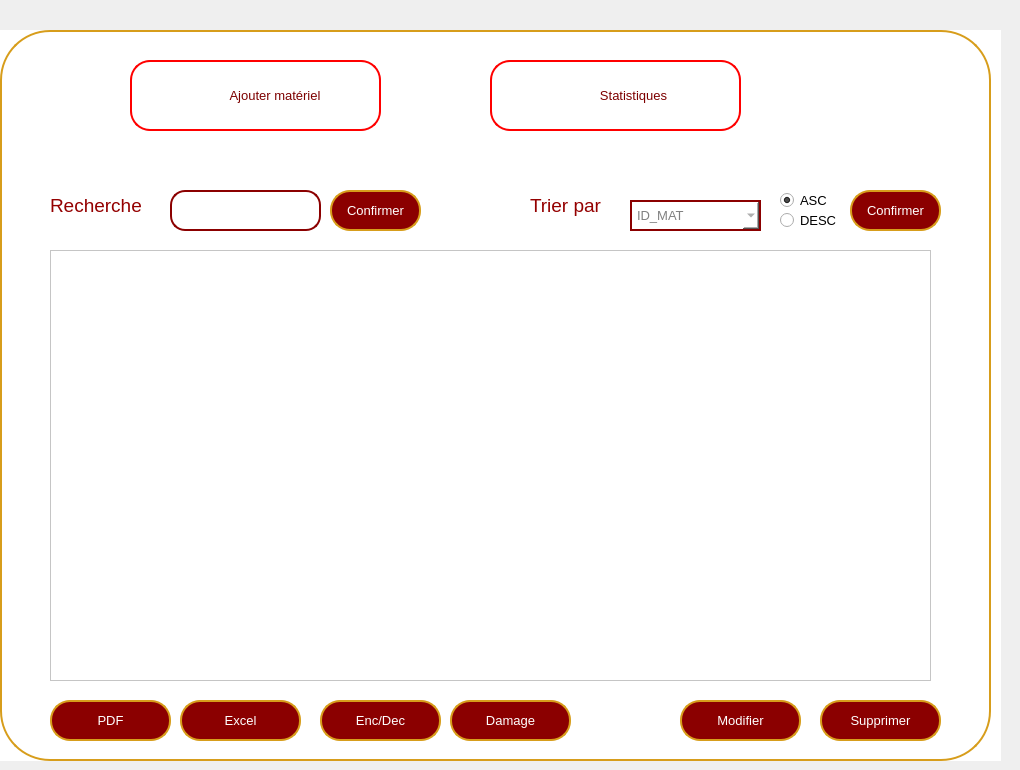
    <widget class="QWidget" name="listematpage">
     <widget class="QWidget" name="widget_2" native="true">
      <property name="geometry">
       <rect>
        <x>-10</x>
        <y>30</y>
        <width>1011</width>
        <height>731</height>
       </rect>
      </property>
      <property name="font">
       <font>
        <pointsize>10</pointsize>
       </font>
      </property>
      <property name="styleSheet">
       <string notr="true">background-color: rgb(255, 255, 255);</string>
      </property>
      <widget class="QPushButton" name="pushButton_14">
       <property name="geometry">
        <rect>
         <x>10</x>
         <y>0</y>
         <width>991</width>
         <height>731</height>
        </rect>
       </property>
       <property name="styleSheet">
        <string notr="true">QPushButton {
    background-color: white;
    color: darkred;
    border: 2px solid rgb(215, 157, 27);
    border-radius: 50px;
    padding: 10px; 
}
</string>
       </property>
       <property name="text">
        <string/>
       </property>
      </widget>
      <widget class="QLineEdit" name="searchMat">
       <property name="geometry">
        <rect>
         <x>180</x>
         <y>160</y>
         <width>151</width>
         <height>41</height>
        </rect>
       </property>
       <property name="styleSheet">
        <string notr="true">QLineEdit {
    border: 2px solid darkred;
    border-radius: 15px; /* Make it larger for a circular shape */
    padding: 5px; /* Adjust as needed */
    color: grey;
}

QLineEdit:focus {
    border: 2px solid darkred;
    border-radius: 15px; /* Make it larger for a circular shape */
    padding: 5px; /* Adjust as needed */
    color: grey;
}</string>
       </property>
       <property name="text">
        <string/>
       </property>
      </widget>
      <widget class="QLabel" name="label_6">
       <property name="geometry">
        <rect>
         <x>540</x>
         <y>160</y>
         <width>91</width>
         <height>31</height>
        </rect>
       </property>
       <property name="font">
        <font>
         <pointsize>14</pointsize>
        </font>
       </property>
       <property name="styleSheet">
        <string notr="true">color: rgb(148, 0, 0);</string>
       </property>
       <property name="text">
        <string>Trier par</string>
       </property>
      </widget>
      <widget class="QPushButton" name="pdfMatExp">
       <property name="geometry">
        <rect>
         <x>60</x>
         <y>670</y>
         <width>121</width>
         <height>41</height>
        </rect>
       </property>
       <property name="styleSheet">
        <string notr="true">QPushButton {
    background-color: darkred;
    color: white;
    border: 2px solid rgb(215, 157, 27);
    border-radius: 20px; 
    padding: 10px; 
}

QPushButton:hover {
    background-color: rgb(215, 157, 27); 
}

QLineEdit {
    border: 2px solid darkred;
    border-radius: 15px; 
    padding: 5px; 
    color: white;
}

QLineEdit:focus {
    border: 2px solid darkred;
    border-radius: 15px; 
    padding: 5px; 
    color: white;
}
</string>
       </property>
       <property name="text">
        <string>PDF</string>
       </property>
      </widget>
      <widget class="QTableView" name="TabaffichageMat">
       <property name="geometry">
        <rect>
         <x>60</x>
         <y>220</y>
         <width>881</width>
         <height>431</height>
        </rect>
       </property>
       <property name="selectionBehavior">
        <enum>QAbstractItemView::SelectRows</enum>
       </property>
       <property name="sortingEnabled">
        <bool>false</bool>
       </property>
      </widget>
      <widget class="QPushButton" name="AjoutMat">
       <property name="geometry">
        <rect>
         <x>140</x>
         <y>30</y>
         <width>251</width>
         <height>71</height>
        </rect>
       </property>
       <property name="font">
        <font>
         <family>MS Shell Dlg 2</family>
         <pointsize>10</pointsize>
         <weight>50</weight>
         <italic>false</italic>
         <bold>false</bold>
        </font>
       </property>
       <property name="styleSheet">
        <string notr="true">QPushButton {
    background-color: white;
    color: rgb(125, 0, 0);
    border: 2px solid rgb(255, 0, 0); 
    border-radius: 20px; 
    padding: 10px; 
    transition: background-color 0.3s, color 0.3s; 
}
QPushButton:hover {
    background-color: rgb(215, 157, 27);
    color: white;
    border: 4px solid rgb(215, 157, 27); 
    outline: none; 
}</string>
       </property>
       <property name="text">
        <string>           Ajouter matériel</string>
       </property>
       <property name="icon">
        <iconset>
         <normaloff>../780575.png</normaloff>../780575.png</iconset>
       </property>
       <property name="iconSize">
        <size>
         <width>100</width>
         <height>50</height>
        </size>
       </property>
      </widget>
      <widget class="QPushButton" name="StatsMat">
       <property name="geometry">
        <rect>
         <x>500</x>
         <y>30</y>
         <width>251</width>
         <height>71</height>
        </rect>
       </property>
       <property name="font">
        <font>
         <family>MS Shell Dlg 2</family>
         <pointsize>10</pointsize>
         <weight>50</weight>
         <italic>false</italic>
         <bold>false</bold>
        </font>
       </property>
       <property name="styleSheet">
        <string notr="true">QPushButton {
    background-color: white;
    color: rgb(125, 0, 0);
    border: 2px solid rgb(255, 0, 0); 
    border-radius: 20px; 
    padding: 10px; 
    transition: background-color 0.3s, color 0.3s; 
}
QPushButton:hover {
    background-color: rgb(215, 157, 27);
    color: white;
    border: 4px solid rgb(215, 157, 27); 
    outline: none; 
}</string>
       </property>
       <property name="text">
        <string>          Statistiques</string>
       </property>
       <property name="icon">
        <iconset>
         <normaloff>../780575.png</normaloff>../780575.png</iconset>
       </property>
       <property name="iconSize">
        <size>
         <width>100</width>
         <height>50</height>
        </size>
       </property>
      </widget>
      <widget class="QLabel" name="label_9">
       <property name="enabled">
        <bool>true</bool>
       </property>
       <property name="geometry">
        <rect>
         <x>170</x>
         <y>40</y>
         <width>51</width>
         <height>51</height>
        </rect>
       </property>
       <property name="styleSheet">
        <string notr="true">background-color: transparent;</string>
       </property>
       <property name="text">
        <string/>
       </property>
       <property name="pixmap">
        <pixmap resource="src.qrc">:/src/icons8-plus-50.png</pixmap>
       </property>
       <property name="scaledContents">
        <bool>true</bool>
       </property>
      </widget>
      <widget class="QLabel" name="label_10">
       <property name="enabled">
        <bool>true</bool>
       </property>
       <property name="geometry">
        <rect>
         <x>530</x>
         <y>40</y>
         <width>61</width>
         <height>51</height>
        </rect>
       </property>
       <property name="styleSheet">
        <string notr="true">background-color: transparent;</string>
       </property>
       <property name="frameShadow">
        <enum>QFrame::Plain</enum>
       </property>
       <property name="text">
        <string/>
       </property>
       <property name="pixmap">
        <pixmap resource="src.qrc">:/src/243987.png</pixmap>
       </property>
       <property name="scaledContents">
        <bool>true</bool>
       </property>
      </widget>
      <widget class="QPushButton" name="ExcelmAT">
       <property name="geometry">
        <rect>
         <x>190</x>
         <y>670</y>
         <width>121</width>
         <height>41</height>
        </rect>
       </property>
       <property name="styleSheet">
        <string notr="true">QPushButton {
    background-color: darkred;
    color: white;
    border: 2px solid rgb(215, 157, 27);
    border-radius: 20px; 
    padding: 10px; 
}

QPushButton:hover {
    background-color: rgb(215, 157, 27); 
}

QLineEdit {
    border: 2px solid darkred;
    border-radius: 15px; 
    padding: 5px; 
    color: white;
}

QLineEdit:focus {
    border: 2px solid darkred;
    border-radius: 15px; 
    padding: 5px; 
    color: white;
}
</string>
       </property>
       <property name="text">
        <string>Excel</string>
       </property>
      </widget>
      <widget class="QPushButton" name="suppressionmateriel">
       <property name="geometry">
        <rect>
         <x>830</x>
         <y>670</y>
         <width>121</width>
         <height>41</height>
        </rect>
       </property>
       <property name="styleSheet">
        <string notr="true">QPushButton {
    background-color: darkred;
    color: white;
    border: 2px solid rgb(215, 157, 27);
    border-radius: 20px; 
    padding: 10px; 
}

QPushButton:hover {
    background-color: rgb(215, 157, 27); 
}

QLineEdit {
    border: 2px solid darkred;
    border-radius: 15px; 
    padding: 5px; 
    color: white;
}

QLineEdit:focus {
    border: 2px solid darkred;
    border-radius: 15px; 
    padding: 5px; 
    color: white;
}
</string>
       </property>
       <property name="text">
        <string>Supprimer</string>
       </property>
      </widget>
      <widget class="QPushButton" name="ModifMat">
       <property name="geometry">
        <rect>
         <x>690</x>
         <y>670</y>
         <width>121</width>
         <height>41</height>
        </rect>
       </property>
       <property name="styleSheet">
        <string notr="true">QPushButton {
    background-color: darkred;
    color: white;
    border: 2px solid rgb(215, 157, 27);
    border-radius: 20px; 
    padding: 10px; 
}

QPushButton:hover {
    background-color: rgb(215, 157, 27); 
}

QLineEdit {
    border: 2px solid darkred;
    border-radius: 15px; 
    padding: 5px; 
    color: white;
}

QLineEdit:focus {
    border: 2px solid darkred;
    border-radius: 15px; 
    padding: 5px; 
    color: white;
}
</string>
       </property>
       <property name="text">
        <string>Modifier</string>
       </property>
      </widget>
      <widget class="QPushButton" name="filtrerMat">
       <property name="geometry">
        <rect>
         <x>860</x>
         <y>160</y>
         <width>91</width>
         <height>41</height>
        </rect>
       </property>
       <property name="styleSheet">
        <string notr="true">QPushButton {
    background-color: darkred;
    color: white;
    border: 2px solid rgb(215, 157, 27);
    border-radius: 20px; 
    padding: 10px; 
}

QPushButton:hover {
    background-color: rgb(215, 157, 27); 
}

QLineEdit {
    border: 2px solid darkred;
    border-radius: 15px; 
    padding: 5px; 
    color: white;
}

QLineEdit:focus {
    border: 2px solid darkred;
    border-radius: 15px; 
    padding: 5px; 
    color: white;
}
</string>
       </property>
       <property name="text">
        <string>Confirmer</string>
       </property>
      </widget>
      <widget class="QPushButton" name="rechercheMat">
       <property name="geometry">
        <rect>
         <x>340</x>
         <y>160</y>
         <width>91</width>
         <height>41</height>
        </rect>
       </property>
       <property name="styleSheet">
        <string notr="true">QPushButton {
    background-color: darkred;
    color: white;
    border: 2px solid rgb(215, 157, 27);
    border-radius: 20px; 
    padding: 10px; 
}

QPushButton:hover {
    background-color: rgb(215, 157, 27); 
}

QLineEdit {
    border: 2px solid darkred;
    border-radius: 15px; 
    padding: 5px; 
    color: white;
}

QLineEdit:focus {
    border: 2px solid darkred;
    border-radius: 15px; 
    padding: 5px; 
    color: white;
}
</string>
       </property>
       <property name="text">
        <string>Confirmer</string>
       </property>
      </widget>
      <widget class="QRadioButton" name="DecrMat">
       <property name="geometry">
        <rect>
         <x>790</x>
         <y>180</y>
         <width>97</width>
         <height>20</height>
        </rect>
       </property>
       <property name="text">
        <string>DESC</string>
       </property>
      </widget>
      <widget class="QRadioButton" name="CroissantMat">
       <property name="geometry">
        <rect>
         <x>790</x>
         <y>160</y>
         <width>97</width>
         <height>20</height>
        </rect>
       </property>
       <property name="text">
        <string>ASC</string>
       </property>
       <property name="checked">
        <bool>true</bool>
       </property>
      </widget>
      <widget class="QLabel" name="label_7">
       <property name="geometry">
        <rect>
         <x>60</x>
         <y>160</y>
         <width>111</width>
         <height>31</height>
        </rect>
       </property>
       <property name="font">
        <font>
         <pointsize>14</pointsize>
        </font>
       </property>
       <property name="styleSheet">
        <string notr="true">color: rgb(148, 0, 0);</string>
       </property>
       <property name="text">
        <string>Recherche</string>
       </property>
      </widget>
      <widget class="QComboBox" name="tritext">
       <property name="geometry">
        <rect>
         <x>640</x>
         <y>170</y>
         <width>131</width>
         <height>31</height>
        </rect>
       </property>
       <property name="styleSheet">
        <string notr="true">QComboBox {
    border: 2px solid darkred;
    border-radius: 0px;
    padding: 5px;
    color: grey;
}

QComboBox::drop-down {

}

QComboBox:focus {
    border: 2px solid darkred;
    border-radius: 15px;
    padding: 5px;
    color: grey;
}</string>
       </property>
       <item>
        <property name="text">
         <string>ID_MAT</string>
        </property>
       </item>
       <item>
        <property name="text">
         <string>TYPE</string>
        </property>
       </item>
       <item>
        <property name="text">
         <string>QUANTITEM</string>
        </property>
       </item>
       <item>
        <property name="text">
         <string>PRIX</string>
        </property>
       </item>
       <item>
        <property name="text">
         <string>IDSALLE</string>
        </property>
       </item>
       <item>
        <property name="text">
         <string>QUANTITEENDOM</string>
        </property>
       </item>
      </widget>
      <widget class="QPushButton" name="barcodeMat">
       <property name="geometry">
        <rect>
         <x>330</x>
         <y>670</y>
         <width>121</width>
         <height>41</height>
        </rect>
       </property>
       <property name="styleSheet">
        <string notr="true">QPushButton {
    background-color: darkred;
    color: white;
    border: 2px solid rgb(215, 157, 27);
    border-radius: 20px; 
    padding: 10px; 
}

QPushButton:hover {
    background-color: rgb(215, 157, 27); 
}

QLineEdit {
    border: 2px solid darkred;
    border-radius: 15px; 
    padding: 5px; 
    color: white;
}

QLineEdit:focus {
    border: 2px solid darkred;
    border-radius: 15px; 
    padding: 5px; 
    color: white;
}
</string>
       </property>
       <property name="text">
        <string>Enc/Dec</string>
       </property>
      </widget>
      <widget class="QPushButton" name="damageMat">
       <property name="geometry">
        <rect>
         <x>460</x>
         <y>670</y>
         <width>121</width>
         <height>41</height>
        </rect>
       </property>
       <property name="styleSheet">
        <string notr="true">QPushButton {
    background-color: darkred;
    color: white;
    border: 2px solid rgb(215, 157, 27);
    border-radius: 20px; 
    padding: 10px; 
}

QPushButton:hover {
    background-color: rgb(215, 157, 27); 
}

QLineEdit {
    border: 2px solid darkred;
    border-radius: 15px; 
    padding: 5px; 
    color: white;
}

QLineEdit:focus {
    border: 2px solid darkred;
    border-radius: 15px; 
    padding: 5px; 
    color: white;
}
</string>
       </property>
       <property name="text">
        <string>Damage</string>
       </property>
      </widget>
      <zorder>pushButton_14</zorder>
      <zorder>searchMat</zorder>
      <zorder>label_6</zorder>
      <zorder>pdfMatExp</zorder>
      <zorder>TabaffichageMat</zorder>
      <zorder>AjoutMat</zorder>
      <zorder>StatsMat</zorder>
      <zorder>label_9</zorder>
      <zorder>label_10</zorder>
      <zorder>ExcelmAT</zorder>
      <zorder>suppressionmateriel</zorder>
      <zorder>ModifMat</zorder>
      <zorder>rechercheMat</zorder>
      <zorder>DecrMat</zorder>
      <zorder>CroissantMat</zorder>
      <zorder>filtrerMat</zorder>
      <zorder>label_7</zorder>
      <zorder>tritext</zorder>
      <zorder>barcodeMat</zorder>
      <zorder>damageMat</zorder>
     </widget>
    </widget>
